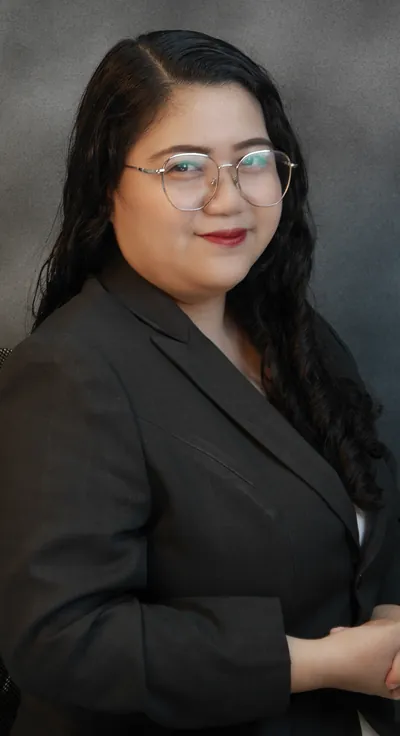
#> input picture assets/people/anna-marie-david-400.webp, 400 x 736 px
$ python -i optimise.py   (imports and definitions only)
#> lines starting #> are read from the running program, lines starting #| are printed output that depends on the picture
"""Normalise every portrait for the web, framed on the face.

Sources
  strata-scan/raw-team/*     480w team portraits
  strata-scan/raw-portrait/  the 908x1671 originals: Model-*.webp role
                             photographs and exec-*.jpg executives, the latter up
                             to 1.4MB each. These live here rather than in
                             strata-modern/assets/ because they are inputs, not
                             things any page should ship.

The subject was located by skin-tone centroid (see faces.py) and sits anywhere
from 27% to 66% down the frame. A single CSS `object-position` therefore cannot
work: cropping for the average decapitates the outliers. Each image is instead
cropped to its target aspect around its OWN measured face, so the framing is
deterministic and CSS needs no cropping at all.

Outputs into strata-modern/assets/
  people/<slug>.webp        3:4, face-centred
  portrait/<role>-NNN.webp  4:5, face-centred, at 400w and 800w
  exec/<name>-NNN.webp      4:5, face-centred, at 400w and 800w
  ../content/team.json      the published name/role pairing
"""
import json
import os
import re
import unicodedata

import cv2
import numpy as np
from PIL import Image

ROOT = r'C:\Users\ianto\Downloads\ai-tests'
ASSETS = os.path.join(ROOT, 'strata-modern', 'assets')
RAW = os.path.join(ROOT, 'strata-scan', 'raw-team')
# The uncropped uploads, 908x1671 against raw-team's 480x883. Same framing at twice
# the resolution; fetched by fetch-team-originals.mjs.
RAW_TEAM_ORIG = os.path.join(ROOT, 'strata-scan', 'raw-team-orig')
RAW_PORTRAIT = os.path.join(ROOT, 'strata-scan', 'raw-portrait')
CONTENT = os.path.join(ROOT, 'strata-modern', 'content')
# [5 lines not run here, left out]
FACE_BIAS = 0.38  # where in the crop window the face should sit


# [30 lines left out: functions slug, face_y, not called in this run]


CASCADES = os.path.join(ROOT, 'strata-scan', 'cascades')
_FRONTAL = cv2.CascadeClassifier(os.path.join(CASCADES, 'haarcascade_frontalface_default.xml'))
_PROFILE = cv2.CascadeClassifier(os.path.join(CASCADES, 'haarcascade_profileface.xml'))

# The Haar box starts at the brow, so the skull and hair above it are roughly another
# half a face height. This is the margin the crop must preserve above the box.
HEAD_MARGIN = 0.55


def _pick_face(rows, h, w):
    """Choose the face from several plausible detections.

    Largest-wins is the obvious rule and it is wrong twice over on this set. The raw
    for team-accountant yields two face-shaped boxes, y 0.072..0.384 and
    y 0.382..0.762; the lower one is bigger and is a torso. The raw for
    carlo-andreu-tayag yields a torso at y 0.331..0.673 whose centre sits at 0.502 --
    just inside a naive "upper half" filter -- and it wins on size too, which is why
    his head shipped cut at 0.005 headroom while the source had room to spare.

    These sources are single-subject portraits cropped from a taller frame, so the
    head is the topmost face-like blob. Choosing the highest is therefore the rule
    that matches the material. Detections under 15% of the frame height are excluded
    first, so a small false positive near the top cannot win instead.
    """
    solid = [r for r in rows if r[3] / h >= 0.15] or rows
    return min(solid, key=lambda r: (r[1], -(r[2] * r[3])))


def face_box(im):
    """Where the head is, as fractions of the image. None if no plausible face.

    Returns the chosen face and, separately, `head_top` -- the highest point any
    face-shaped detection claims a face starts. The crop uses head_top, because the
    cost of the crop cutting a head is much higher than the cost of a little extra
    air above it, so the most pessimistic reading of where the head begins is the
    one worth framing against.

    Detections are pooled over several parameter sets and then filtered by shape. One
    setting alone missed real faces; loosening without the shape filter invents them
    (it once put a face in the top 12% of a portrait on the strength of a light
    fitting). A face in these frames is a substantial part of the picture -- the
    sources are cropped around a head -- so a detection covering under a tenth of the
    height is not one.
    """
    if _FRONTAL.empty():
        return None
    arr = cv2.cvtColor(np.array(im), cv2.COLOR_RGB2BGR)
#> arr is the input picture: shape (736, 400, 3); mean B, G, R 52.1, 55.6, 60.3
    h, w = arr.shape[:2]
#> h = 736; w = 400
    grey = cv2.equalizeHist(cv2.cvtColor(arr, cv2.COLOR_BGR2GRAY))
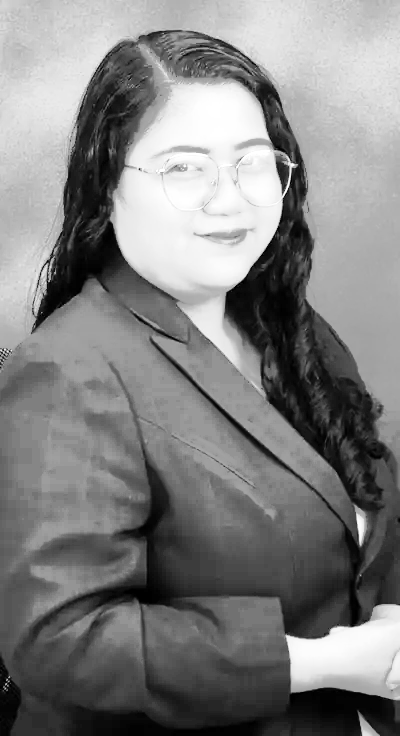
#> grey: shape (736, 400); min 0, max 255, mean 129
    rows = []
    for sf in (1.03, 1.05, 1.08):
        for nb in (3, 5, 7):
            for cas in (_FRONTAL, _PROFILE):
                if cas.empty():
                    continue
                ms = max(20, int(min(w, h) * 0.06))
                for (x, y, fw, fh) in cas.detectMultiScale(grey, sf, nb, minSize=(ms, ms)):
                    if not (0.10 <= fh / h <= 0.80 and 0.6 <= fw / fh <= 1.8):
                        continue
                    rows.append((x, y, fw, fh))
    if not rows:
        return None
    x, y, fw, fh = _pick_face(rows, h, w)
#> x = 110; y = 88; fw = 196; fh = 196
    head_top = min(r[1] for r in rows) / h
#> head_top = 0.12
    return {
        'y0': y / h, 'y1': (y + fh) / h, 'h': fh / h, 'cy': (y + fh / 2) / h,
        'head_top': head_top,
    }


# [37 lines left out: function frame, not called in this run]


def save(im, path, q=82):
    im.save(path, 'WEBP', quality=q, method=6)
    return os.path.getsize(path)


report = []
faces = []

# ---------- team portraits: the whole frame, at the source's own aspect ----------
people = []
# [27 lines not run here, left out]

ROLE_ART = {
    # The incumbent's four role cards, named exactly as its own alt text names them.
    'Model-1': 'accountant',
    'Model-8': 'administrative-specialist',
    'Model-9': 'executive-assistant',
    'Model-10': 'compliance',
    # Its second four-up, which it labels as "team member" shots rather than roles.
    'Model-3': 'team-executive-assistant',
    'Model-6': 'team-accountant',
    'Model-4': 'team-administration',
    'Model-2': 'team-customer-care',
}
EXECS = {'exec-trevor': 'trevor', 'exec-paul': 'paul', 'exec-tongta': 'tongta', 'exec-dan': 'dan'}

# [33 lines not run here, left out]
tb = ta = 0
# [5 lines not run here, left out]
known = [f for f in faces if f]
# [3 lines not run here, left out]

>>> import cv2
>>> picture = cv2.cvtColor(cv2.imread('../../assets/people/anna-marie-david-400.webp'), cv2.COLOR_BGR2RGB)
>>> result = face_box(picture)
#> result = {'y0': 0.12, 'y1': 0.386, 'h': 0.266, 'cy': 0.253, 'head_top': 0.12}

$ run again, on assets/people/carlo-andreu-tayag-800.webp
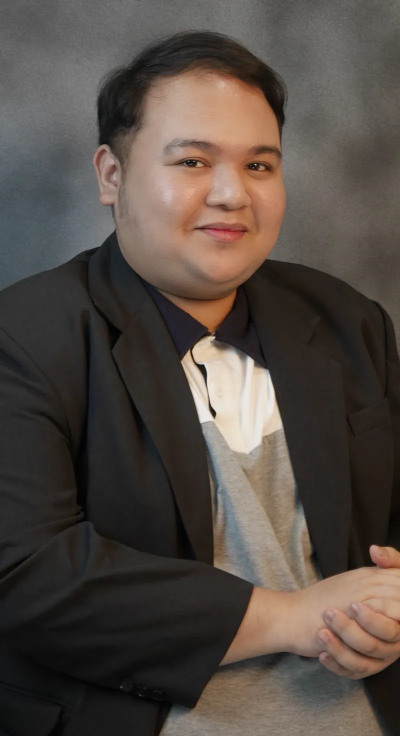
#> input picture assets/people/carlo-andreu-tayag-800.webp, 800 x 1472 px (shown at 1/2 size)
#> in face_box, arr is the input picture: shape (1472, 800, 3); mean B, G, R 67.9, 74.5, 83.8
#> in face_box, `grey = cv2.equalizeHist(cv2.cvtColor(arr, cv2.COLOR_BGR2GRAY))`:
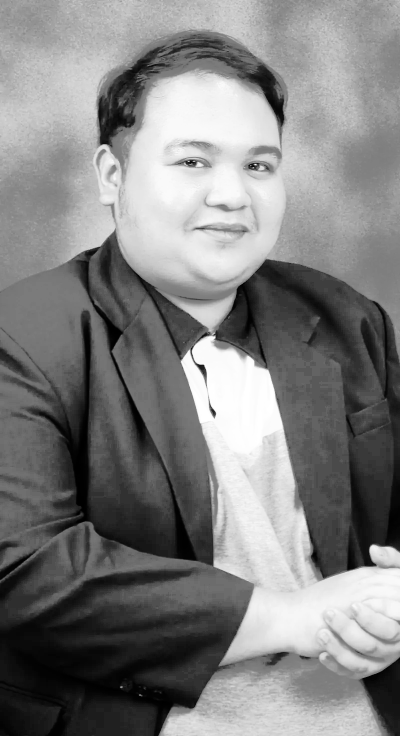
#> grey: shape (1472, 800) (shown at 1/2 size); min 0, max 255, mean 128.7
#> result = {'y0': 0.0992, 'y1': 0.381, 'h': 0.282, 'cy': 0.24, 'head_top': 0.0992}

$ run again, on assets/people/carlo-andreu-tayag.webp
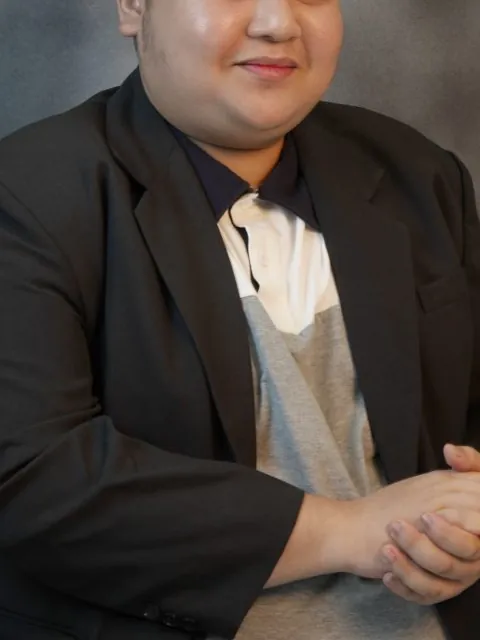
#> input picture assets/people/carlo-andreu-tayag.webp, 480 x 640 px
#> in face_box, arr is the input picture: shape (640, 480, 3); mean B, G, R 60.3, 66.6, 76.3
#> in face_box, `grey = cv2.equalizeHist(cv2.cvtColor(arr, cv2.COLOR_BGR2GRAY))`:
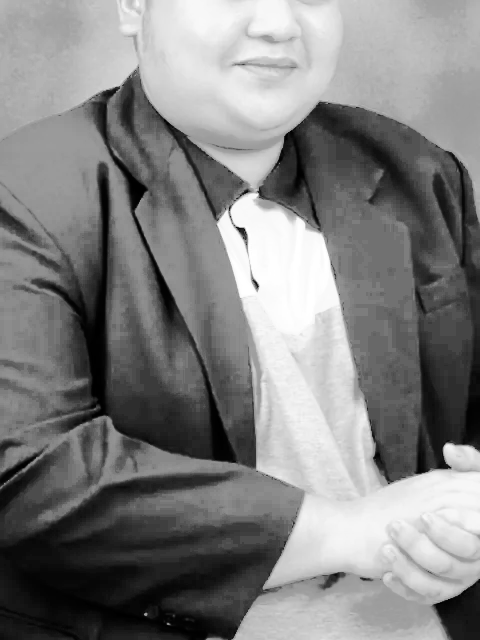
#> grey: shape (640, 480); min 0, max 255, mean 129.1
